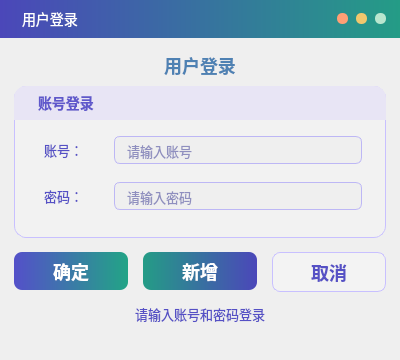
<?xml version="1.0" encoding="UTF-8"?>
<ui version="4.0">
 <class>UserLoginClass</class>
 <widget class="QDialog" name="UserLoginClass">
  <property name="geometry">
   <rect>
    <x>0</x>
    <y>0</y>
    <width>400</width>
    <height>360</height>
   </rect>
  </property>
  <property name="minimumSize">
   <size>
    <width>400</width>
    <height>360</height>
   </size>
  </property>
  <property name="maximumSize">
   <size>
    <width>400</width>
    <height>360</height>
   </size>
  </property>
  <property name="windowTitle">
   <string>用户登录</string>
  </property>
  <property name="styleSheet">
   <string notr="true">QDialog#UserLoginClass {
	background: #efefef;
	font-family: "Microsoft YaHei", "Segoe UI", sans-serif;
}

QFrame#frame_TitleBar {
	background: qlineargradient(x1:0, y1:0, x2:1, y2:0, stop:0 #4b47b9, stop:1 #249c86);
}

QLabel#label_TitleBarText {
	color: #ffffff;
	font-size: 14px;
	background: transparent;
}

QLabel#label_Title {
	color: #4e81b3;
	font-size: 18px;
	font-weight: 500;
	background: transparent;
}

QFrame#frame_Login {
	background: #f2f2f2;
	border: 1px solid #c8c0ff;
	border-radius: 12px;
}

QLabel#label_GroupLogin {
	background: #e8e5f5;
	color: #5f58cb;
	font-size: 14px;
	font-weight: 600;
	padding-left: 20px;
	border-top-left-radius: 12px;
	border-top-right-radius: 12px;
}

QLabel#label_User,
QLabel#label_Pass {
	color: #5550c5;
	font-size: 13px;
	background: transparent;
}

QLineEdit {
	background: #efefef;
	color: #303090;
	border: 1px solid #bdb7f5;
	border-radius: 6px;
	padding: 4px 10px;
	font-size: 13px;
	selection-background-color: #d7ebe5;
}

QLineEdit:focus {
	border-color: #5f58cb;
}

QPushButton {
	border-radius: 8px;
	min-height: 38px;
	font-size: 18px;
	font-weight: 500;
}

QPushButton#pushButton_OK {
	color: #ffffff;
	border: none;
	background: qlineargradient(x1:0, y1:0, x2:1, y2:0, stop:0 #5450c9, stop:1 #22a486);
}

QPushButton#pushButton_OK:hover {
	background: qlineargradient(x1:0, y1:0, x2:1, y2:0, stop:0 #635ee0, stop:1 #28b997);
}

QPushButton#pushButton_Add {
	color: #ffffff;
	border: none;
	background: qlineargradient(x1:0, y1:0, x2:1, y2:0, stop:0 #249c86, stop:1 #4b47b9);
}

QPushButton#pushButton_Add:hover {
	background: qlineargradient(x1:0, y1:0, x2:1, y2:0, stop:0 #28b997, stop:1 #635ee0);
}

QPushButton#pushButton_Cannel {
	color: #5550c5;
	background: #f3f3f3;
	border: 1px solid #c8c0ff;
}

QPushButton#pushButton_Cannel:hover {
	background: #e8e5f5;
}

QPushButton:disabled {
	color: #9a98b8;
	background: #e6e6e6;
	border: 1px solid #d3d0ef;
}

QLabel#label_Status {
	color: #5550c5;
	background: transparent;
	font-size: 13px;
}
</string>
  </property>
  <widget class="QFrame" name="frame_TitleBar">
   <property name="geometry">
    <rect>
     <x>0</x>
     <y>0</y>
     <width>400</width>
     <height>38</height>
    </rect>
   </property>
   <widget class="QLabel" name="label_TitleBarText">
    <property name="geometry">
     <rect>
      <x>22</x>
      <y>0</y>
      <width>180</width>
      <height>38</height>
     </rect>
    </property>
    <property name="text">
     <string>用户登录</string>
    </property>
    <property name="alignment">
     <set>Qt::AlignLeading|Qt::AlignLeft|Qt::AlignVCenter</set>
    </property>
   </widget>
   <widget class="QLabel" name="label_Dot1">
    <property name="geometry">
     <rect>
      <x>337</x>
      <y>13</y>
      <width>11</width>
      <height>11</height>
     </rect>
    </property>
    <property name="styleSheet">
     <string notr="true">background: #ff9f75; border-radius: 5px;</string>
    </property>
    <property name="text">
     <string/>
    </property>
   </widget>
   <widget class="QLabel" name="label_Dot2">
    <property name="geometry">
     <rect>
      <x>356</x>
      <y>13</y>
      <width>11</width>
      <height>11</height>
     </rect>
    </property>
    <property name="styleSheet">
     <string notr="true">background: #f0c76d; border-radius: 5px;</string>
    </property>
    <property name="text">
     <string/>
    </property>
   </widget>
   <widget class="QLabel" name="label_Dot3">
    <property name="geometry">
     <rect>
      <x>375</x>
      <y>13</y>
      <width>11</width>
      <height>11</height>
     </rect>
    </property>
    <property name="styleSheet">
     <string notr="true">background: #b9e6cf; border-radius: 5px;</string>
    </property>
    <property name="text">
     <string/>
    </property>
   </widget>
  </widget>
  <widget class="QLabel" name="label_Title">
   <property name="geometry">
    <rect>
     <x>0</x>
     <y>54</y>
     <width>400</width>
     <height>22</height>
    </rect>
   </property>
   <property name="text">
    <string>用户登录</string>
   </property>
   <property name="alignment">
    <set>Qt::AlignCenter</set>
   </property>
  </widget>
  <widget class="QFrame" name="frame_Login">
   <property name="geometry">
    <rect>
     <x>14</x>
     <y>86</y>
     <width>372</width>
     <height>152</height>
    </rect>
   </property>
   <widget class="QLabel" name="label_GroupLogin">
    <property name="geometry">
     <rect>
      <x>0</x>
      <y>0</y>
      <width>372</width>
      <height>34</height>
     </rect>
    </property>
    <property name="text">
     <string>账号登录</string>
    </property>
    <property name="alignment">
     <set>Qt::AlignLeading|Qt::AlignLeft|Qt::AlignVCenter</set>
    </property>
   </widget>
   <widget class="QLabel" name="label_User">
    <property name="geometry">
     <rect>
      <x>30</x>
      <y>50</y>
      <width>60</width>
      <height>28</height>
     </rect>
    </property>
    <property name="text">
     <string>账号：</string>
    </property>
    <property name="alignment">
     <set>Qt::AlignLeading|Qt::AlignLeft|Qt::AlignVCenter</set>
    </property>
   </widget>
   <widget class="QLineEdit" name="lineEdit_User">
    <property name="geometry">
     <rect>
      <x>100</x>
      <y>50</y>
      <width>248</width>
      <height>28</height>
     </rect>
    </property>
    <property name="placeholderText">
     <string>请输入账号</string>
    </property>
   </widget>
   <widget class="QLabel" name="label_Pass">
    <property name="geometry">
     <rect>
      <x>30</x>
      <y>96</y>
      <width>60</width>
      <height>28</height>
     </rect>
    </property>
    <property name="text">
     <string>密码：</string>
    </property>
    <property name="alignment">
     <set>Qt::AlignLeading|Qt::AlignLeft|Qt::AlignVCenter</set>
    </property>
   </widget>
   <widget class="QLineEdit" name="lineEdit_PassWorld">
    <property name="geometry">
     <rect>
      <x>100</x>
      <y>96</y>
      <width>248</width>
      <height>28</height>
     </rect>
    </property>
    <property name="placeholderText">
     <string>请输入密码</string>
    </property>
   </widget>
  </widget>
  <widget class="QPushButton" name="pushButton_OK">
   <property name="geometry">
    <rect>
     <x>14</x>
     <y>252</y>
     <width>114</width>
     <height>38</height>
    </rect>
   </property>
   <property name="cursor">
    <cursorShape>PointingHandCursor</cursorShape>
   </property>
   <property name="text">
    <string>确定</string>
   </property>
  </widget>
  <widget class="QPushButton" name="pushButton_Add">
   <property name="geometry">
    <rect>
     <x>143</x>
     <y>252</y>
     <width>114</width>
     <height>38</height>
    </rect>
   </property>
   <property name="cursor">
    <cursorShape>PointingHandCursor</cursorShape>
   </property>
   <property name="text">
    <string>新增</string>
   </property>
  </widget>
  <widget class="QPushButton" name="pushButton_Cannel">
   <property name="geometry">
    <rect>
     <x>272</x>
     <y>252</y>
     <width>114</width>
     <height>38</height>
    </rect>
   </property>
   <property name="cursor">
    <cursorShape>PointingHandCursor</cursorShape>
   </property>
   <property name="text">
    <string>取消</string>
   </property>
  </widget>
  <widget class="QLabel" name="label_Status">
   <property name="geometry">
    <rect>
     <x>14</x>
     <y>300</y>
     <width>372</width>
     <height>28</height>
     </rect>
   </property>
   <property name="text">
    <string>请输入账号和密码登录</string>
   </property>
   <property name="alignment">
    <set>Qt::AlignCenter</set>
   </property>
  </widget>
 </widget>
 <layoutdefault spacing="6" margin="11"/>
 <resources/>
 <connections/>
</ui>
